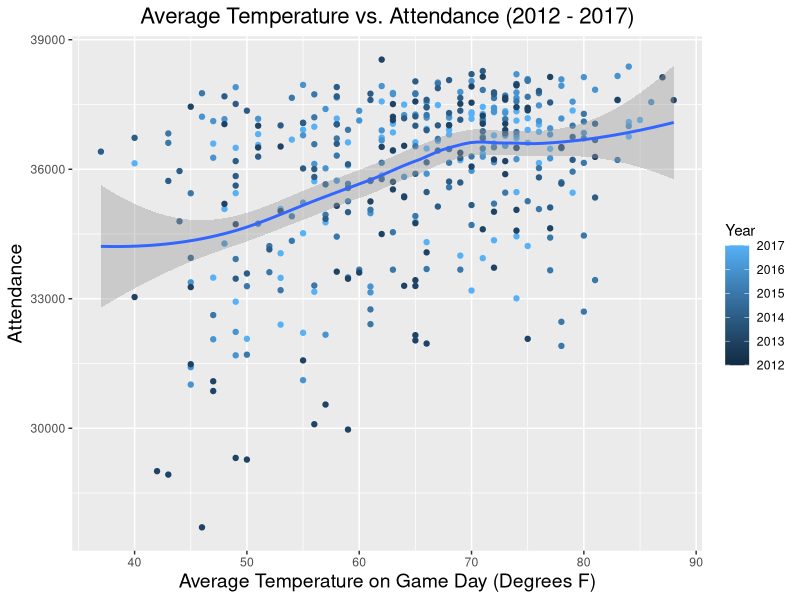
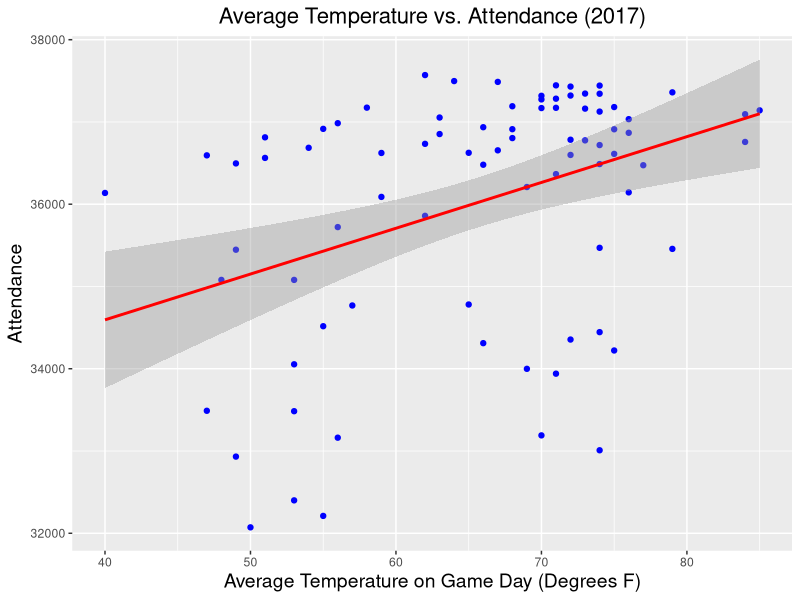
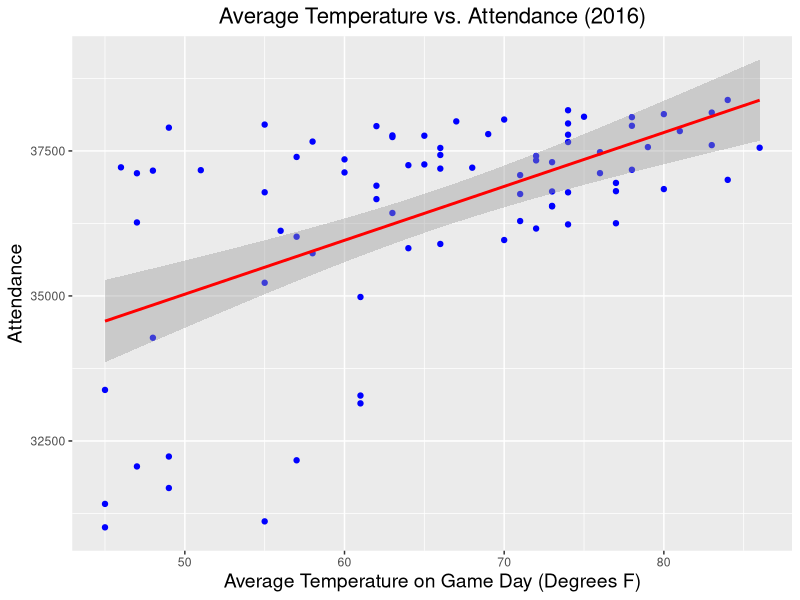
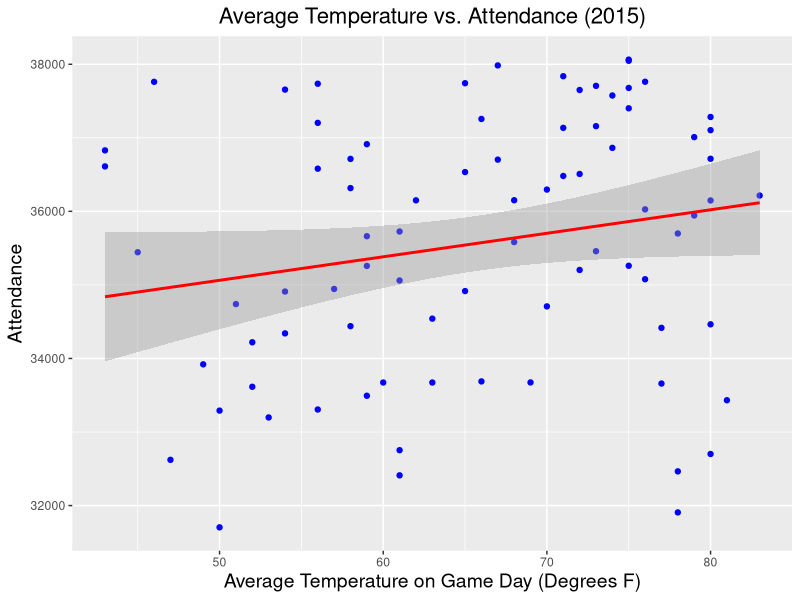
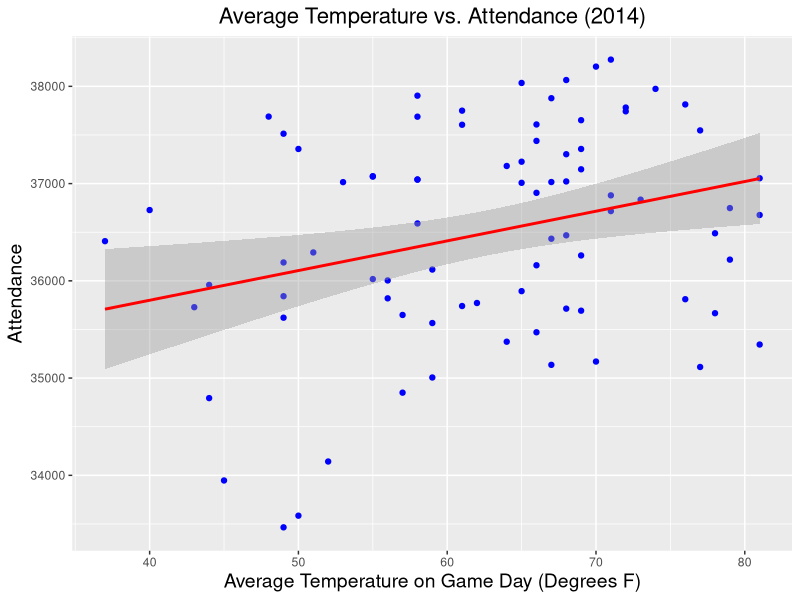
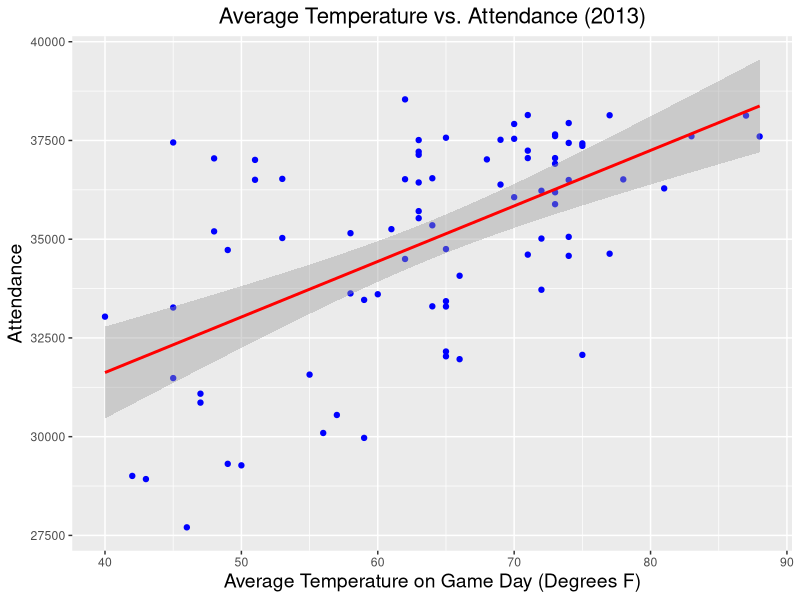

R code for these plots, in order: (Note: this script raises an error after producing the figures.)
## ---- chunk 1
knitr::opts_chunk$set(echo = TRUE)
## ---- chunk 2
library(readr)
library(dplyr)
library(ggplot2)
library(knitr)
library(scales)
library(gridExtra)
baseball <- read.csv("baseball_weather.csv", header = T) %>% filter(X.1 != "@")
basketball <- read.csv("basketball_weather.csv", header = T)
baseball11 <- read.csv("baseball_weather.csv", header = T) %>% filter(X.1 != "@")
baseball <- select(baseball, Gm., Year, DATE, X, Tm, Opp, W.L, Win, Loss, Save, Time, D.N, Attendance, TAVG, TMAX, TMIN)
write.csv(baseball, file = "baseball00.csv")
## ---- chunk 3
# There appears to be a weak but slightly positive relationship between  average temperature and attendance over the past six seasons
ggplot(baseball, mapping = aes(x = TAVG, y = Attendance)) +
  geom_point(mapping = aes(color = Year)) +
  geom_smooth() + 
  ggtitle("Average Temperature vs. Attendance (2012 - 2017)") +
  theme(axis.title.x = element_text(size = 14)) +
  theme(axis.title.y = element_text(size = 14)) +
  theme(plot.title = element_text(hjust = 0.5, size = 16)) +
  xlab("Average Temperature on Game Day (Degrees F)") + 
  ylab("Attendance")
## ---- chunk 4
# 2017 Season
baseball_2017 <- baseball %>% filter(Year == 2017)
# Relationship between average temperature with attendance of season 2017
ggplot(baseball_2017, aes(TAVG, Attendance)) + 
  geom_point(color = "blue") + 
  geom_smooth(method = "lm", color = "red") + 
  ggtitle("Average Temperature vs. Attendance (2017)") +
  theme(axis.title.x = element_text(size = 14)) +
  theme(axis.title.y = element_text(size = 14)) +
  theme(plot.title = element_text(hjust = 0.5, size = 16)) +
  xlab("Average Temperature on Game Day (Degrees F)") + 
  ylab("Attendance")


# 2016 Season
baseball_2016 <- baseball %>% filter(Year == 2016)
# Relationship between average temperature with attendance of season 2016
ggplot(baseball_2016, aes(TAVG, Attendance)) + 
  geom_point(color = "blue") + 
  geom_smooth(method = "lm", color = "red") +
  ggtitle("Average Temperature vs. Attendance (2016)") +
  theme(axis.title.x = element_text(size = 14)) +
  theme(axis.title.y = element_text(size = 14)) +
  theme(plot.title = element_text(hjust = 0.5, size = 16)) +
  xlab("Average Temperature on Game Day (Degrees F)") + 
  ylab("Attendance")

# 2015 Season
baseball_2015 <- baseball %>% filter(Year == 2015)
# Relationship between average temperature with attendance of season 2015
ggplot(baseball_2015, aes(TAVG, Attendance)) + 
  geom_point(color = "blue") + 
  geom_smooth(method = "lm", color = "red") + 
  ggtitle("Average Temperature vs. Attendance (2015)") +
  theme(axis.title.x = element_text(size = 14)) +
  theme(axis.title.y = element_text(size = 14)) +
  theme(plot.title = element_text(hjust = 0.5, size = 16)) +
  xlab("Average Temperature on Game Day (Degrees F)") + 
  ylab("Attendance")

# 2014 Season
baseball_2014 <- baseball %>% filter(Year == 2014)
# Relationship between average temperature with attendance of season 2014
ggplot(baseball_2014, aes(TAVG, Attendance)) + 
  geom_point(color = "blue") + 
  geom_smooth(method = "lm", color = "red") + 
  ggtitle("Average Temperature vs. Attendance (2014)") +
  theme(axis.title.x = element_text(size = 14)) +
  theme(axis.title.y = element_text(size = 14)) +
  theme(plot.title = element_text(hjust = 0.5, size = 16)) +
  xlab("Average Temperature on Game Day (Degrees F)") + 
  ylab("Attendance")

# 2013 Season
baseball_2013 <- baseball %>% filter(Year == 2013)
# Relationship between average temperature with attendance of season 2013
ggplot(baseball_2013, aes(TAVG, Attendance)) + 
  geom_point(color = "blue") + 
  geom_smooth(method = "lm", color = "red") + 
  ggtitle("Average Temperature vs. Attendance (2013)") +
  theme(axis.title.x = element_text(size = 14)) +
  theme(axis.title.y = element_text(size = 14)) +
  theme(plot.title = element_text(hjust = 0.5, size = 16)) +
  xlab("Average Temperature on Game Day (Degrees F)") + 
  ylab("Attendance")
## ---- chunk 5
# 2017
# Summary of attendance in seanson 2017 with different opponent.
# Group by different opponents and arrange the attendance from high to low
baseball_opp17 <- baseball_2017 %>% group_by(Opp) %>% summarise(avg_attendance = round(mean(Attendance),,digits = 0))
baseball_opp17 <- arrange(baseball_opp, desc(avg_attendance))

ggplot(baseball_opp17, aes(Opp, avg_attendance)) + 
  geom_bar(stat = "identity") +
  ggtitle("Average Attendance vs. Opponents in 2017") +
  theme(axis.title.x = element_text(size = 14)) +
  theme(axis.title.y = element_text(size = 14)) +
  theme(axis.text.x = element_text(angle = 90, hjust = 1)) +
  theme(plot.title = element_text(hjust = 0.5, size = 16)) +
  xlab("Opponent") + 
  ylab("Average Attendance") 


kable(baseball_opp)

# Based on the summary plot and average attendance table with different opponents,
## ---- chunk 6
# 2016
# Summary of attendance in seanson 2016 with different opponent.
# Group by different opponents and arrange the attendance from high to low
baseball_opp16 <- baseball_2016 %>% group_by(Opp) %>% summarise(avg_attendance = round(mean(Attendance),digits = 0))
baseball_opp16 <- arrange(baseball_opp16, desc(avg_attendance))

ggplot(baseball_opp16, aes(Opp, avg_attendance)) + 
  geom_bar(stat = "identity") +
  ggtitle("Average Attendance vs. Opponents in 2016") +
  theme(axis.title.x = element_text(size = 14)) +
  theme(axis.title.y = element_text(size = 14)) +
  theme(axis.text.x = element_text(angle = 90, hjust = 1)) +
  theme(plot.title = element_text(hjust = 0.5, size = 16)) +
  xlab("Opponent") + 
  ylab("Average Attendance") 


kable(baseball_opp16)

# Based on the summary plot and average attendance table with different opponents,

## ---- chunk 7
# 2015
# Summary of attendance in seanson 2016 with different opponent.
# Group by different opponents and arrange the attendance from high to low
baseball_opp15 <- baseball_2015 %>% group_by(Opp) %>% summarise(avg_attendance = round(mean(Attendance),digits = 0))
baseball_opp15 <- arrange(baseball_opp15, desc(avg_attendance))

ggplot(baseball_opp15, aes(Opp, avg_attendance)) + 
  geom_bar(stat = "identity") +
  ggtitle("Average Attendance vs. Opponents in 2015") +
  theme(axis.title.x = element_text(size = 14)) +
  theme(axis.title.y = element_text(size = 14)) +
  theme(axis.text.x = element_text(angle = 90, hjust = 1)) +
  theme(plot.title = element_text(hjust = 0.5, size = 16)) +
  xlab("Opponent") + 
  ylab("Average Attendance") 


kable(baseball_opp15)

# Based on the summary plot and average attendance table with different opponents,


## ---- chunk 8
# 2014
# Summary of attendance in seanson 2016 with different opponent.
# Group by different opponents and arrange the attendance from high to low
baseball_opp14 <- baseball_2014 %>% group_by(Opp) %>% summarise(avg_attendance = round(mean(Attendance),,digits = 0))
baseball_opp14 <- arrange(baseball_opp14, desc(avg_attendance))

ggplot(baseball_opp14, aes(Opp, avg_attendance)) + 
  geom_bar(stat = "identity") +
  ggtitle("Average Attendance vs. Opponents in 2014") +
  theme(axis.title.x = element_text(size = 14)) +
  theme(axis.title.y = element_text(size = 14)) +
  theme(axis.text.x = element_text(angle = 90, hjust = 1)) +
  theme(plot.title = element_text(hjust = 0.5, size = 16)) +
  xlab("Opponent") + 
  ylab("Average Attendance") 


kable(baseball_opp14)

# Based on the summary plot and average attendance table with different opponents,

## ---- chunk 9
# 2013
# Summary of attendance in seanson 2013 with different opponent.
# Group by different opponents and arrange the attendance from high to low
baseball_opp <- baseball_2013 %>% group_by(Opp) %>% summarise(avg_attendance = round(mean(Attendance),digits = 0))
baseball_opp <- arrange(baseball_opp, desc(avg_attendance))

ggplot(baseball_opp, aes(Opp, avg_attendance)) + 
  geom_bar(stat = "identity") +
  ggtitle("Average Attendance vs. Opponents in 2013")+
  theme(axis.title.x = element_text(size = 14)) +
  theme(axis.title.y = element_text(size = 14)) +
  theme(axis.text.x = element_text(angle = 90, hjust = 1)) +
  theme(plot.title = element_text(hjust = 0.5, size = 16)) +
  xlab("Opponent") + 
  ylab("Average Attendance")


kable(baseball_opp)
## ---- chunk 10
# Summary of attendance in 6 seansons with different opponent.
# Group by different opponents and arrange the attendance from high to low
baseball_opp <- baseball %>% group_by(Opp) %>% summarise(avg_attendance = round(mean(Attendance),digits = 0))
baseball_opp <- arrange(baseball_opp, desc(avg_attendance))

ggplot(baseball_opp, aes(Opp, avg_attendance)) +
  geom_bar(stat = "identity") + ggtitle("Average Attendance vs. Opponents in Six Seasons") +
  theme(axis.text.x = element_text(angle = 90, hjust = 1)) +
  theme(axis.title.x = element_text(size = 14)) +
  theme(axis.title.y = element_text(size = 14)) +
  theme(plot.title = element_text(hjust = 0.5, size = 16)) +
  xlab("Opponent") + 
  ylab("Average Attendance")

kable(baseball_opp)

## ---- chunk 11
# How the rain/snowy/windy days will affect the attendance of Red Sox, since base game is hypaethral.
baseball_SpecialWeather<- baseball11 %>% select(Gm.,Year,DATE, Tm, Time, Attendance,SNOW,PRCP )%>% filter(PRCP!=0)

# The rain influences on Red Sox attendence
plot1<-ggplot(baseball_SpecialWeather, aes(PRCP, Attendance)) + 
  geom_point(color = "blue") + 
  geom_smooth(method = "lm", color = "red") + 
  ggtitle("Precipitation vs. Attendance (2013-2017)") +
  theme(axis.title.x = element_text(size = 14)) +
  theme(axis.title.y = element_text(size = 14)) +
  theme(plot.title = element_text(hjust = 0.5, size = 16)) +
  xlab("Precipitation on Game Day (mm)") + 
  ylab("Total Attendance")

# The snow influences on Red Sox attendence
plot2<-ggplot(baseball_SpecialWeather, aes(SNOW, Attendance)) + 
  geom_point(color = "blue") + 
  geom_smooth(method = "lm", color = "red") + 
  ggtitle("Snow vs. Attendance (2013-2017)") +
  theme(axis.title.x = element_text(size = 14)) +
  theme(axis.title.y = element_text(size = 14)) +
  theme(plot.title = element_text(hjust = 0.5, size = 16)) +
  xlab("Whether snow on Game Day ") + 
  ylab("Total Attendance")

plot1
plot2

#Conclusion: Rain has little influcences on attendence, but snow has obvious influcences on attendence.
## ---- chunk 12
baseball_SpecialWeather17 <- baseball_SpecialWeather %>% filter(Year == 2017)
baseball_SpecialWeather16 <- baseball_SpecialWeather %>% filter(Year == 2016)
baseball_SpecialWeather15 <- baseball_SpecialWeather %>% filter(Year == 2015)
baseball_SpecialWeather14 <- baseball_SpecialWeather %>% filter(Year == 2014)
baseball_SpecialWeather13 <- baseball_SpecialWeather %>% filter(Year == 2013)

# Rain influences on Red Sox attendence in 2017:
plot17<-ggplot(baseball_SpecialWeather17, aes(PRCP, Attendance)) + 
  geom_point(color = "blue") + 
  geom_smooth(method = "lm", color = "red") + 
  ggtitle("Precipitation vs. Attendance (2017)") +
  theme(axis.title.x = element_text(size = 14)) +
  theme(axis.title.y = element_text(size = 14)) +
  theme(plot.title = element_text(hjust = 0.5, size = 16)) +
  xlab("Precipitation on Game Day (mm)") + 
  ylab("Total Attendance")

# The rain influences on Red Sox attendence in 2016:
plot16<-ggplot(baseball_SpecialWeather16, aes(PRCP, Attendance)) + 
  geom_point(color = "blue") + 
  geom_smooth(method = "lm", color = "red") + 
  ggtitle("Precipitation vs. Attendance (2016)") +
  theme(axis.title.x = element_text(size = 14)) +
  theme(axis.title.y = element_text(size = 14)) +
  theme(plot.title = element_text(hjust = 0.5, size = 16)) +
  xlab("Precipitation on Game Day (mm)") + 
  ylab("Total Attendance")

# The rain influences on Red Sox attendence in 2015:
plot15<-ggplot(baseball_SpecialWeather15, aes(PRCP, Attendance)) + 
  geom_point(color = "blue") + 
  geom_smooth(method = "lm", color = "red") + 
  ggtitle("Precipitation vs. Attendance (2015)") +
  theme(axis.title.x = element_text(size = 14)) +
  theme(axis.title.y = element_text(size = 14)) +
  theme(plot.title = element_text(hjust = 0.5, size = 16)) +
  xlab("Precipitation on Game Day (mm)") + 
  ylab("Total Attendance")

# The rain influences on Red Sox attendence in 2014:
plot14<-ggplot(baseball_SpecialWeather14, aes(PRCP, Attendance)) + 
  geom_point(color = "blue") + 
  geom_smooth(method = "lm", color = "red") + 
  ggtitle("Precipitation vs. Attendance (2014)") +
  theme(axis.title.x = element_text(size = 14)) +
  theme(axis.title.y = element_text(size = 14)) +
  theme(plot.title = element_text(hjust = 0.5, size = 16)) +
  xlab("Precipitation on Game Day (mm)") + 
  ylab("Total Attendance")

# The rain influences on Red Sox attendence in 2013:
plot13<-ggplot(baseball_SpecialWeather13, aes(PRCP, Attendance)) + 
  geom_point(color = "blue") + 
  geom_smooth(method = "lm", color = "red") + 
  ggtitle("Precipitation vs. Attendance (2013)") +
  theme(axis.title.x = element_text(size = 14)) +
  theme(axis.title.y = element_text(size = 14)) +
  theme(plot.title = element_text(hjust = 0.5, size = 16)) +
  xlab("Precipitation on Game Day (mm)") + 
  ylab("Total Attendance")

plot17
plot16
plot15
plot14
plot13
## ---- chunk 13
bball12 <- read.csv("attend2012.csv")
bball13 <- read.csv("attend2013.csv")
bball14 <- read.csv("attend2014.csv")
bball15 <- read.csv("attend2015.csv")
bball16 <- read.csv("attend2016.csv")

bball <- rbind(bball12, bball13, bball14, bball15, bball16)
bball$Year <- factor(bball$Year)
colnames(bball)[3] <- "Opp"
bball$Opp <- factor(bball$Opp)
View(bball)
## ---- chunk 14
ggplot(bball, mapping = aes(x = TAVG, y = Attendance)) +
  geom_point(mapping = aes(color = Year)) +
  geom_smooth() + 
  ggtitle("Average Temperature vs. Attendance (2012 - 2017)") +
  theme(axis.title.x = element_text(size = 14)) +
  theme(axis.title.y = element_text(size = 14)) +
  theme(plot.title = element_text(hjust = 0.5, size = 16)) +
  xlab("Average Temperature on Game Day (°F)") + 
  ylab("Attendance")
## ---- chunk 15
# 2017 Season
bball_2017 <- bball %>% filter(Year == 2017)
# Relationship between average temperature with attendance of season 2017
ggplot(bball_2017, aes(TAVG, Attendance)) + 
  geom_point(color = "blue") + 
  geom_smooth(method = "lm", color = "red") + 
  ggtitle("Average Temperature vs. Attendance (2017)") +
  theme(axis.title.x = element_text(size = 14)) +
  theme(axis.title.y = element_text(size = 14)) +
  theme(plot.title = element_text(hjust = 0.5, size = 16)) +
  xlab("Average Temperature on Game Day (°F)") + 
  ylab("Attendance")


# 2016 Season
bball_2016 <- bball %>% filter(Year == 2016)
# Relationship between average temperature with attendance of season 2016
ggplot(bball_2016, aes(TAVG, Attendance)) + 
  geom_point(color = "blue") + 
  geom_smooth(method = "lm", color = "red") +
  ggtitle("Average Temperature vs. Attendance (2016)") +
  theme(axis.title.x = element_text(size = 14)) +
  theme(axis.title.y = element_text(size = 14)) +
  theme(plot.title = element_text(hjust = 0.5, size = 16)) +
  xlab("Average Temperature on Game Day (°F)") + 
  ylab("Attendance")

# 2015 Season
bball_2015 <- bball %>% filter(Year == 2015)
# Relationship between average temperature with attendance of season 2015
ggplot(bball_2015, aes(TAVG, Attendance)) + 
  geom_point(color = "blue") + 
  geom_smooth(method = "lm", color = "red") + 
  ggtitle("Average Temperature vs. Attendance (2015)") +
  theme(axis.title.x = element_text(size = 14)) +
  theme(axis.title.y = element_text(size = 14)) +
  theme(plot.title = element_text(hjust = 0.5, size = 16)) +
  xlab("Average Temperature on Game Day (°F)") + 
  ylab("Attendance")

# 2014 Season
bball_2014 <- bball %>% filter(Year == 2014)
# Relationship between average temperature with attendance of season 2014
ggplot(bball_2014, aes(TAVG, Attendance)) + 
  geom_point(color = "blue") + 
  geom_smooth(method = "lm", color = "red") + 
  ggtitle("Average Temperature vs. Attendance (2014)") +
  theme(axis.title.x = element_text(size = 14)) +
  theme(axis.title.y = element_text(size = 14)) +
  theme(plot.title = element_text(hjust = 0.5, size = 16)) +
  xlab("Average Temperature on Game Day (°F)") + 
  ylab("Attendance")

# 2013 Season
bball_2013 <- bball %>% filter(Year == 2013)
# Relationship between average temperature with attendance of season 2013

bball_2013$TAVG <- (bball_2013$TMAX + bball_2013$TMIN)/2
ggplot(bball_2013, aes(TAVG, Attendance)) + 
  geom_point(color = "blue") + 
  geom_smooth(method = "lm", color = "red") + 
  ggtitle("Average Temperature vs. Attendance (2013)") +
  theme(axis.title.x = element_text(size = 14)) +
  theme(axis.title.y = element_text(size = 14)) +
  theme(plot.title = element_text(hjust = 0.5, size = 16)) +
  xlab("Average Temperature on Game Day (°F)") + 
  ylab("Attendance")
## ---- chunk 16
# 2017
# Summary of attendance in seanson 2017 with different opponent.
# Group by different opponents and arrange the attendance from high to low
bball_opp17 <- bball_2017 %>% group_by(Opp) %>% summarise(avg_attendance = round(mean(Attendance),,digits = 0))
bball_opp17 <- arrange(bball_opp17, desc(avg_attendance))

ggplot(bball_opp17, aes(Opp, avg_attendance)) + 
  geom_bar(stat = "identity") +
  ggtitle("Average Attendance vs. Opponents in 2017") +
  theme(axis.title.x = element_text(size = 14)) +
  theme(axis.title.y = element_text(size = 14)) +
  theme(axis.text.x = element_text(angle = 90, hjust = 1)) +
  theme(plot.title = element_text(hjust = 0.5, size = 16)) +
  xlab("Opponent") + 
  ylab("Average Attendance") 


knitr::kable(bball_opp17)
## ---- chunk 17
# 2016
# Summary of attendance in seanson 2016 with different opponent.
# Group by different opponents and arrange the attendance from high to low
bball_opp16 <- bball_2016 %>% group_by(Opp) %>% summarise(avg_attendance = round(mean(Attendance),digits = 0))
bball_opp16 <- arrange(bball_opp16, desc(avg_attendance))

ggplot(bball_opp16, aes(Opp, avg_attendance)) + 
  geom_bar(stat = "identity") +
  ggtitle("Average Attendance vs. Opponents in 2016") +
  theme(axis.title.x = element_text(size = 14)) +
  theme(axis.title.y = element_text(size = 14)) +
  theme(axis.text.x = element_text(angle = 90, hjust = 1)) +
  theme(plot.title = element_text(hjust = 0.5, size = 16)) +
  xlab("Opponent") + 
  ylab("Average Attendance") 


knitr::kable(bball_opp16)
## ---- chunk 18
# 2015
# Summary of attendance in seanson 2016 with different opponent.
# Group by different opponents and arrange the attendance from high to low
bball_opp15 <- bball_2015 %>% group_by(Opp) %>% summarise(avg_attendance = round(mean(Attendance),digits = 0))
bball_opp15 <- arrange(bball_opp15, desc(avg_attendance))

ggplot(bball_opp15, aes(Opp, avg_attendance)) + 
  geom_bar(stat = "identity") +
  ggtitle("Average Attendance vs. Opponents in 2015") +
  theme(axis.title.x = element_text(size = 14)) +
  theme(axis.title.y = element_text(size = 14)) +
  theme(axis.text.x = element_text(angle = 90, hjust = 1)) +
  theme(plot.title = element_text(hjust = 0.5, size = 16)) +
  xlab("Opponent") + 
  ylab("Average Attendance") 


knitr::kable(bball_opp15)
## ---- chunk 19
# 2014
# Summary of attendance in seanson 2016 with different opponent.
# Group by different opponents and arrange the attendance from high to low
bball_opp14 <- bball_2014 %>% group_by(Opp) %>% summarise(avg_attendance = round(mean(Attendance),,digits = 0))
bball_opp14 <- arrange(bball_opp14, desc(avg_attendance))

ggplot(bball_opp14, aes(Opp, avg_attendance)) + 
  geom_bar(stat = "identity") +
  ggtitle("Average Attendance vs. Opponents in 2014") +
  theme(axis.title.x = element_text(size = 14)) +
  theme(axis.title.y = element_text(size = 14)) +
  theme(axis.text.x = element_text(angle = 90, hjust = 1)) +
  theme(plot.title = element_text(hjust = 0.5, size = 16)) +
  xlab("Opponent") + 
  ylab("Average Attendance") 


knitr::kable(bball_opp14)
## ---- chunk 20
# 2013
# Summary of attendance in seanson 2013 with different opponent.
# Group by different opponents and arrange the attendance from high to low
bball_opp13 <- bball_2013 %>% group_by(Opp) %>% summarise(avg_attendance = round(mean(Attendance),digits = 0))
bball_opp13 <- arrange(bball_opp13, desc(avg_attendance))

ggplot(bball_opp13, aes(Opp, avg_attendance)) + 
  geom_bar(stat = "identity") +
  ggtitle("Average Attendance vs. Opponents in 2013")+
  theme(axis.title.x = element_text(size = 14)) +
  theme(axis.title.y = element_text(size = 14)) +
  theme(axis.text.x = element_text(angle = 90, hjust = 1)) +
  theme(plot.title = element_text(hjust = 0.5, size = 16)) +
  xlab("Opponent") + 
  ylab("Average Attendance")


knitr::kable(bball_opp13)
## ---- chunk 21
# Summary of attendance in 6 seansons with different opponent.
# Group by different opponents and arrange the attendance from high to low
bball_opp <- bball %>% group_by(Opp) %>% summarise(avg_attendance = round(mean(Attendance),digits = 0))
bball_opp <- arrange(bball_opp, desc(avg_attendance))

ggplot(bball_opp, aes(Opp, avg_attendance)) +
  geom_bar(stat = "identity") + ggtitle("Average Attendance vs. Opponents in Six Seasons") +
  theme(axis.text.x = element_text(angle = 90, hjust = 1)) +
  theme(axis.title.x = element_text(size = 14)) +
  theme(axis.title.y = element_text(size = 14)) +
  theme(plot.title = element_text(hjust = 0.5, size = 16)) +
  xlab("Opponent") + 
  ylab("Average Attendance")

knitr::kable(bball_opp)
## ---- chunk 22
library(tidyverse)
basketball_WeatherAll<-read.csv("bball.csv")
basketball_SpecialWeather<- basketball_WeatherAll %>% select(Year,Date, Attendance,AWND,PRCP ) 

library(gridExtra)
plot1<-ggplot(basketball_SpecialWeather, aes(PRCP, Attendance)) + 
  geom_point(mapping=aes(color = Year)) + 
  geom_smooth() + 
  ggtitle("Precipitation vs. Attendance (2013-2017)") +
  theme(plot.title = element_text(hjust = 0.5)) +
  xlab("Precipitation on Game Day (mm)") + 
  ylab("Total Attendance")
# The snow influences on Red Sox attendence
plot2<-ggplot(basketball_SpecialWeather, aes(AWND,Attendance)) + 
  geom_point(mapping=aes(color = Year)) + 
  geom_smooth() + 
  ggtitle("Wind vs. Attendance (2013-2017)") +
  theme(plot.title = element_text(hjust = 0.5)) +
  xlab("Whether snow on Game Day ") + 
  ylab("Total Attendance")
#grid.arrange(plot1,plot2,ncol=2)
plot1
plot2
